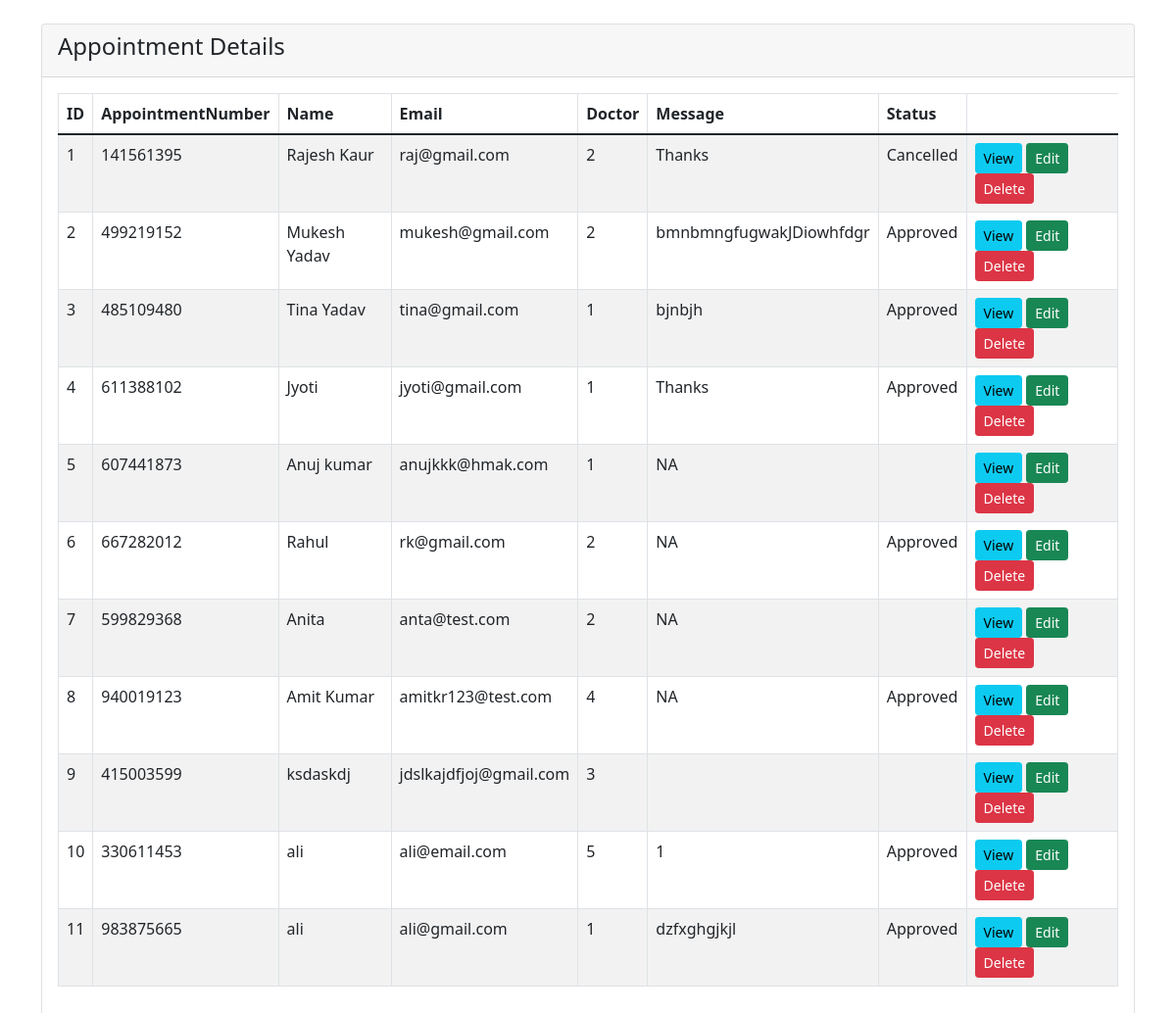
/Admin_Booking/index.php, run on an earlier commit of the app's database.
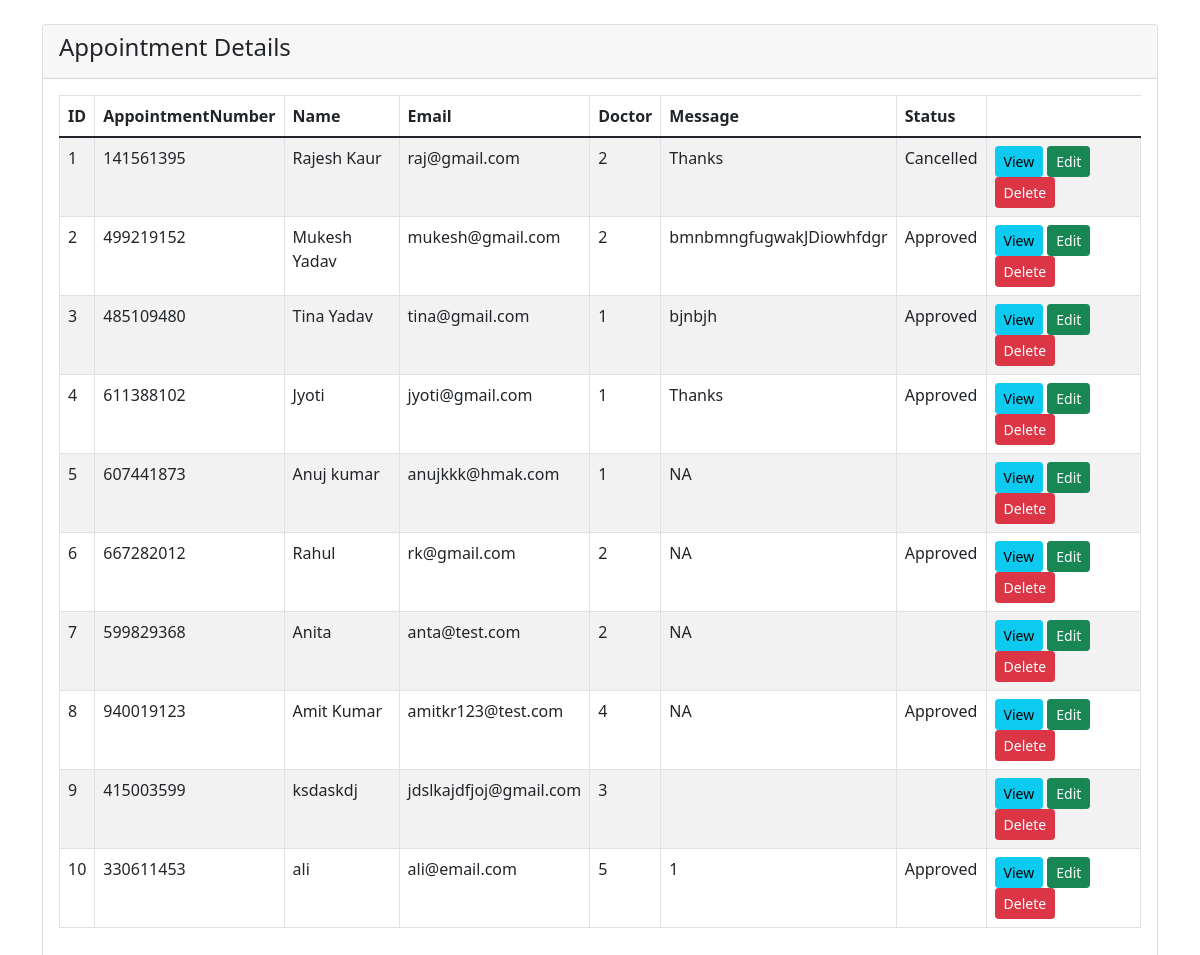
And on a later commit of the database.
### tables this page shows
CREATE TABLE `tblappointment` (
  `ID` int(10) NOT NULL,
  `AppointmentNumber` int(10) DEFAULT NULL,
  `Name` varchar(250) DEFAULT NULL,
  `MobileNumber` bigint(20) DEFAULT NULL,
  `Email` varchar(250) DEFAULT NULL,
  `AppointmentDate` date DEFAULT NULL,
  `AppointmentTime` time DEFAULT NULL,
  `Specialization` varchar(250) DEFAULT NULL,
  `Doctor` int(10) DEFAULT NULL,
  `Message` mediumtext DEFAULT NULL,
  `ApplyDate` timestamp NULL DEFAULT current_timestamp(),
  `Remark` varchar(250) DEFAULT NULL,
  `Status` varchar(250) DEFAULT NULL,
  `UpdationDate` timestamp NULL DEFAULT NULL ON UPDATE current_timestamp()
);

### Admin_Booking/index.php (the view, shortened to what this page needs)
<?php
    require 'dbcon.php';
?>
<!doctype html>
<html lang="en">
  <head>
    <link href="https://cdn.jsdelivr.net/npm/bootstrap@5.1.3/dist/css/bootstrap.min.css" rel="stylesheet">
</head>
<body>
    <div class="container mt-4">
        <div class="row">
            <div class="col-md-12">
                <div class="card">
                    <div class="card-header">
                        <h4>Appointment Details
                        </h4>
                    </div>
                    <div class="card-body">
                        <table class="table table-bordered table-striped">
                            <thead>
                                <tr>
                                    <th>ID</th>
                                    <th>AppointmentNumber</th>
                                    <th>Name</th>
                                    <th>Email</th>
                                    <th>Doctor</th>
                                    <th>Message</th>
                                    <th>Status</th>
                                </tr>
                            </thead>
                            <tbody>
                                <?php
                                    $query = "SELECT * FROM tblappointment";
                                    $query_run = mysqli_query($con, $query);
                                    if(mysqli_num_rows($query_run) > 0)
                                    {
                                        foreach($query_run as $student)
                                        {
                                            ?>
                                            <tr>
                                                <td><?= $student['ID']; ?></td>
                                                <td><?= $student['AppointmentNumber']; ?></td>
                                                <td><?= $student['Name']; ?></td>
                                                <td><?= $student['Email']; ?></td>
                                                <td><?= $student['Doctor']; ?></td>
                                                <td><?= $student['Message']; ?></td>
                                                <td><?= $student['Status']; ?></td>
                                                <td>
                                                    <a href="student-view.php?ID=<?= $student['ID']; ?>" class="btn btn-info btn-sm">View</a>
                                                    <a href="student-edit.php?ID=<?= $student['ID']; ?>" class="btn btn-success btn-sm">Edit</a>
                                                    <form action="code.php" method="POST" class="d-inline">
                                                        <button type="submit" name="delete_student" value="<?=$student['ID'];?>" class="btn btn-danger btn-sm">Delete</button>
                                                    </form>
                                                </td>
                                            </tr>
                                            <?php
                                        }
                                    }
                                    else
                                    {
                                        echo "<h5> No Record Found </h5>";
                                    }
                                ?>
                            </tbody>
                        </table>
                    </div>
                </div>
            </div>
        </div>
    </div>
</body>
</html>

What changed in the data, as far as the page shows it:
removed tblappointment: ID "11", AppointmentNumber "983875665", Name "ali", Email "ali@gmail.com", Doctor "1", Message "dzfxghgjkjl", Status "Approved"
